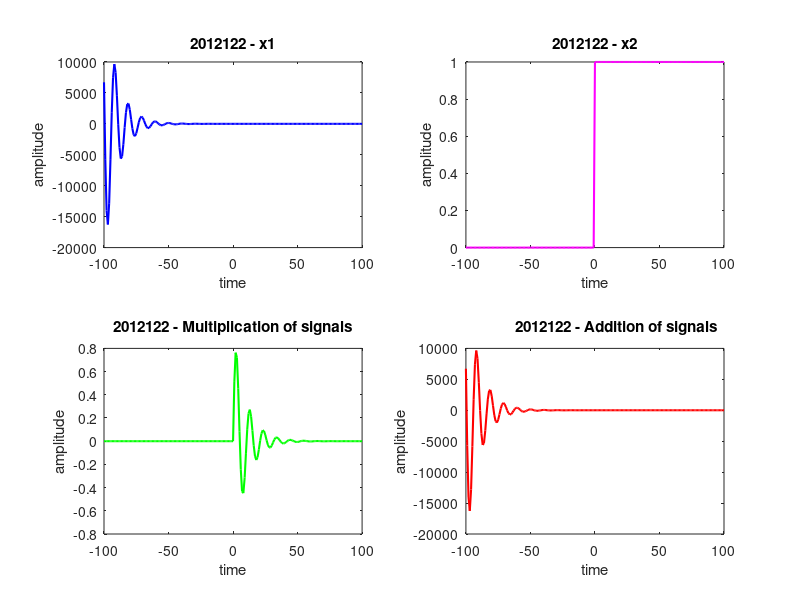

This figure's MATLAB source:
t = -100 : 100;
a = 0.1*t;

x1 = exp(-a).*sin(0.6 * t);
x2 = t>=0;

subplot (2,2,1);
plot(t, x1, 'b', 'LineWidth', 1.5); title('2012122 - x1');
xlabel('time'); ylabel('amplitude');

subplot (2,2,2);
plot(t, x2, 'm', 'LineWidth', 1.5); title('2012122 - x2');
xlabel('time'); ylabel('amplitude');

x3 = x1.*x2;
subplot (2,2,3);
plot(t, x3, 'g', 'LineWidth', 1.5); title('2012122 - Multiplication of signals');
xlabel('time'); ylabel('amplitude');

x4=x1+x2;
subplot(2,2,4);
plot (t, x4, 'r', 'LineWidth', 1.5); title('           2012122 - Addition of signals');
xlabel('time'); ylabel('amplitude');

print ('Exp2_1b','-dpdf','-fillpage');